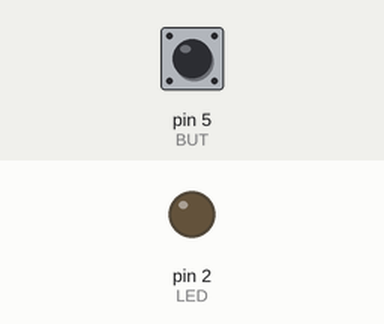
The sketch below on a simulated Arduino Uno, built with avr-gcc and run on an emulated ATmega328P. Shown: output pins drawn as LEDs (lit = HIGH). Inputs (shaded band) come from the test bench; at power-on: pin 5 (BUT) LOW.

Above: at 1.2 s.
1.3 s: pin 5 (BUT) pulled HIGH for 0.15 s
At 1.37 s:
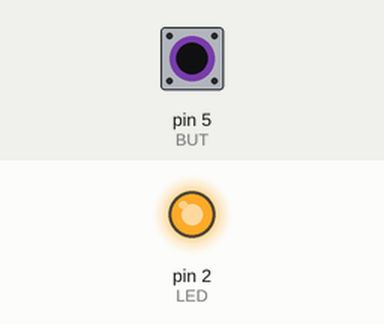
2.9 s: pin 5 (BUT) pulled HIGH for 3.2 s
At 7.0 s:
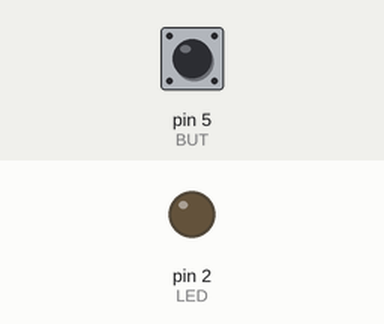
Timing chart, 0 to 8.5 s (numbered marks = the images above; inputs shaded):
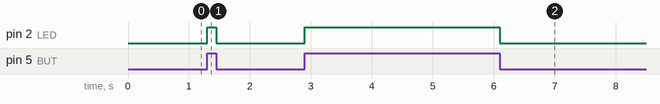

Measured:
- after the input at 1.3 s, pin 2 (LED): LOW → HIGH at once, → LOW 0.15 s later
- after the input at 2.9 s, pin 2 (LED): LOW → HIGH at once, → LOW 3.2 s later

The sketch:

022.ino
```cpp
    int LED=2;
    int BUT=5;

void setup() {

     pinMode(BUT, INPUT);
     pinMode(LED, OUTPUT);

}


void loop() {
   if (digitalRead(BUT) == 1 )
  digitalWrite(LED,HIGH);

  else
  digitalWrite(LED, LOW);

}
```
